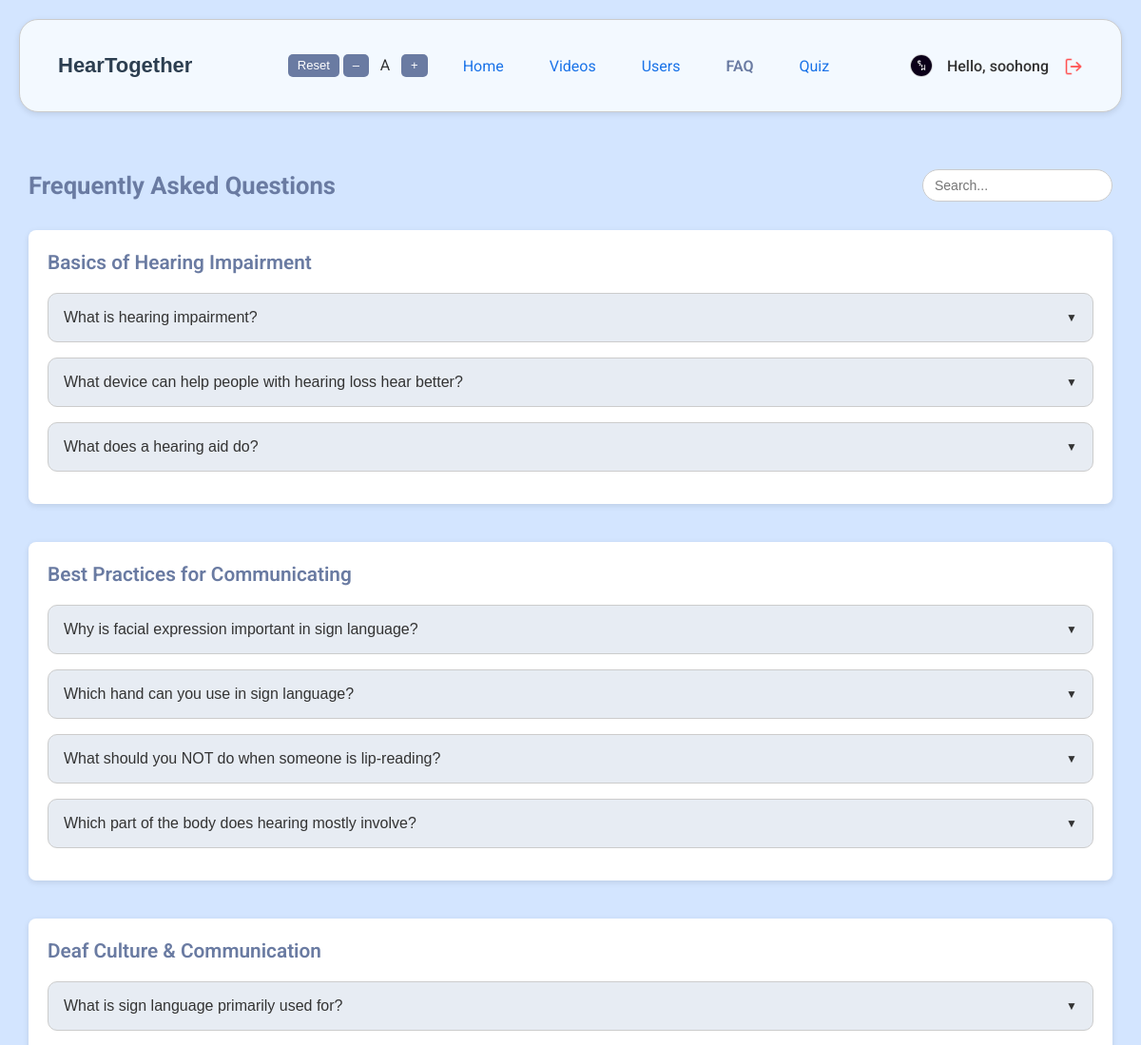
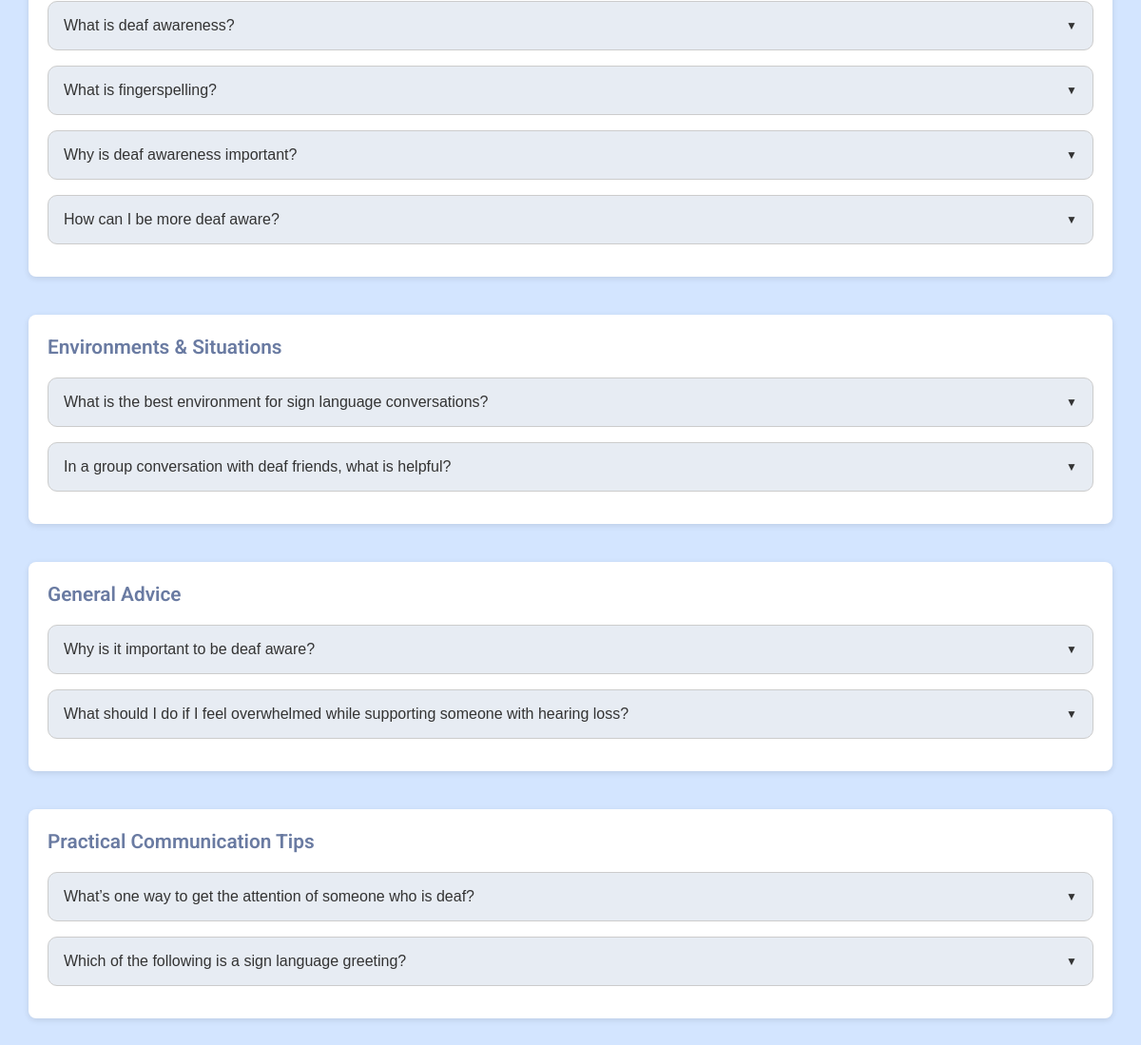
/faq.php (signed in), run on the app's committed database (2 pictures, top to bottom).
### tables this page shows
CREATE TABLE `users` (
  `user_id` int(11) NOT NULL,
  `username` varchar(128) NOT NULL,
  `password` varchar(255) NOT NULL,
  `email` varchar(255) NOT NULL,
  `profile_img` varchar(255) NOT NULL,
  `roles` varchar(10) NOT NULL,
  `is_approved` tinyint(1) NOT NULL DEFAULT 0,
  `created_at` datetime NOT NULL DEFAULT current_timestamp()
);

CREATE TABLE `faq` (
  `id` int(11) NOT NULL,
  `category` varchar(100) NOT NULL,
  `question` text NOT NULL,
  `answer` text NOT NULL,
  `category_id` int(11) DEFAULT NULL
);

### faq.php (the view, shortened to what this page needs)
<?php
require 'database.php';
$cat_res = $conn->query("SELECT name FROM faq_categories ORDER BY category_order ASC, name ASC");
$categories = [];
while ($cat = $cat_res->fetch_assoc()) {
    $categories[] = $cat['name'];
}
$faqs = [];
$res = $conn->query("SELECT * FROM faq ORDER BY category ASC, id ASC");
while ($row = $res->fetch_assoc()) {
    $faqs[$row['category']][] = $row;
}
?>
<!DOCTYPE html>
<html lang="en">
<head>
    <link rel="stylesheet" href="css/faq.css?v=<?= time(); ?>">
</head>
<body>
<?php include 'nav.php'; ?>
<main>
    <div class="faq-header">
        <h2>Frequently Asked Questions</h2>
        <input type="text" id="faqSearch" placeholder="Search...">
    </div>
    <?php foreach ($categories as $category): ?>
        <?php if (!empty($faqs[$category])): ?>
        <div class="category">
            <h3><?= htmlspecialchars($category) ?></h3>
            <?php foreach ($faqs[$category] as $faq): ?>
                <button class="accordion"><?= htmlspecialchars($faq['question']) ?></button>
            <?php endforeach; ?>
        </div>
        <?php endif; ?>
    <?php endforeach; ?>
</main>
</body>
</html>

### nav.php (shortened to what this page needs)
<?php
require_once 'database.php';
$currentPage = basename($_SERVER['PHP_SELF']);
$nav_profile_img = 'profile/profile.png';
if (isset($_SESSION['username'])) {
    $username = $_SESSION['username'];
    $stmt = $conn->prepare("SELECT profile_img FROM users WHERE username = ?");
    $stmt->bind_param("s", $username);
    $stmt->execute();
    $result = $stmt->get_result();
    if ($result && $row = $result->fetch_assoc()) {
        $nav_profile_img = !empty($row['profile_img']) ? $row['profile_img'] : 'profile/profile.png';
    }
}
?>
<!DOCTYPE html>
<html lang="en">
<head>
</head>
<body>
<header>
    <div class="header-title">
        <a href="homepage.php">HearTogether</a>
    </div>
    <div class="font-size-toggle" id="fontSizeToggle">
        <button type="button" id="fontSizeReset" title="Reset font size">Reset</button>
        <button type="button" id="fontSizeSmall" title="Decrease font size">–</button>
        <span id="fontSizeLabel" style="margin: 0 4px; font-size: 15px;">A</span>
        <button type="button" id="fontSizeLarge" title="Increase font size">+</button>
    </div>
    <nav>
        <ul class="nav-links" id="navLinks">
            <li>
                <a class='nav-anc <?php echo $currentPage == "homepage.php" ? "active" : ""; ?>'
                href="homepage.php">Home</a>
            </li>
            <li>
                <a class='nav-anc <?php echo $currentPage == "videos.php" || $currentPage == "admin_videos.php" ? "active" : ""; ?>'
                href="<?php echo (isset($_SESSION['roles']) && $_SESSION['roles'] === 'admin') ? 'admin_videos.php' : 'videos.php'; ?>">Videos</a>
            </li>
            <?php if (isset($_SESSION['roles']) && $_SESSION['roles'] === 'admin') : ?>
                <li>
                    <a class='nav-anc <?php echo $currentPage == "admin_users.php" ? "active" : ""; ?>' href="admin_users.php">Users</a>
                </li>
            <?php endif; ?>
            <li>
                <a class='nav-anc <?php echo ($currentPage == "faq.php" || $currentPage == "admin_faq.php") ? "active" : ""; ?>'
                href="<?php echo (isset($_SESSION['roles']) && $_SESSION['roles'] === 'admin') ? 'admin_faq.php' : 'faq.php'; ?>">
                FAQ
                </a>
            </li>
            <li>
                <a class='nav-anc <?php echo ($currentPage == "quiz_home.php" || $currentPage == "admin_quiz.php") ? "active" : ""; ?>'
                href="<?php echo (isset($_SESSION['roles']) && $_SESSION['roles'] === 'admin') ? 'admin_quiz.php' : 'quiz_home.php'; ?>">
                Quiz
                </a>
            </li>
        </ul>
    </nav>
    <div class="greeting greeting-desktop">
        <?php if (isset($_SESSION['username'])) : ?>
           <img src="<?php echo htmlspecialchars($nav_profile_img); ?>" alt="Profile Picture" class="profile">
            <a href="profile.php">
                <span>Hello, <?php echo htmlspecialchars($_SESSION['username']); ?></span>
            </a>
            <form action="logout.php" method="post" style="display:inline;">
                <button type="submit" class="logout-btn" title="Logout">
                    <img src="icons/logout.png" alt="Logout Icon">
                </button>
            </form>
        <?php endif; ?>
    </div>
</header>
</body>
</html>

### css/faq.css (style rules this page uses)
*, *::before, *::after { box-sizing: border-box; }
body { margin: 0; padding: 0; background-color: var(--background-colour); font-family: 'Roboto', sans-serif; color: var(--text); }
main { padding: 60px 30px 40px 30px; max-width: 1200px; margin: 0 auto; }
.faq-header, body.admin .admin-header { display: flex; justify-content: space-between; align-items: center; margin-bottom: 30px; flex-wrap: wrap; gap: 10px; }
.faq-header h2, body.admin .admin-header h2 { margin: 0; font-size: 22px; font-weight: 700; color: var(--primary-colour); }
.faq-header input[type="text"] { padding: 8px 12px; border-radius: 20px; border: 1px solid var(--border-colour); width: 200px; font-size: 14px; background-color: var(--input-background); color: var(--text); outline: none; }
.category, body.admin .category-box { margin-bottom: 40px; background: var(--container-background); border-radius: var(--border-radius); box-shadow: var(--box-shadow); padding: 22px 20px 18px 20px; }
.category h3, body.admin .category-box h3 { margin-bottom: 20px; font-size: 18px; color: var(--primary-colour); margin-top: 0; font-weight: 600; }
.accordion { background-color: #e7ecf3; color: var(--text); cursor: pointer; padding: 16px; margin-bottom: 16px; width: 100%; border: 1px solid var(--border-colour); text-align: left; outline: none; border-radius: 10px; transition: background-color 0.3s ease; font-size: 16px; display: flex; justify-content: space-between; align-items: center; }
.accordion:after { content: "\25BC"; font-size: 12px; }
@media (min-width: 1024px) { main { max-width: 1200px; margin: 0 auto; } }

### data on the page
users: profile_img (picture)
faq: question "What is hearing impairment?"
faq: question "What device can help people with hearing loss hear better?"
faq: question "What does a hearing aid do?"
faq: question "Why is facial expression important in sign language?"
faq: question "Which hand can you use in sign language?"
faq: question "What should you NOT do when someone is lip-reading?"
faq: question "Which part of the body does hearing mostly involve?"
faq: question "What is sign language primarily used for?"
faq: question "What is deaf awareness?"
faq: question "What is fingerspelling?"
faq: question "Why is deaf awareness important?"
faq: question "How can I be more deaf aware?"
faq: question "What is the best environment for sign language conversations?"
faq: question "In a group conversation with deaf friends, what is helpful?"
faq: question "Why is it important to be deaf aware?"
faq: question "What should I do if I feel overwhelmed while supporting someone with hearing loss?"
faq: question "What’s one way to get the attention of someone who is deaf?"
faq: question "Which of the following is a sign language greeting?"

### other printed values
$_SESSION['username'] "soohong"
$category "Basics of Hearing Impairment"
$category "Best Practices for Communicating"
$category "Deaf Culture & Communication"
$category "Environments & Situations"
$category "General Advice"
$category "Practical Communication Tips"
